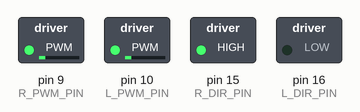
Recording of a sketch running on a simulated Arduino Mega 2560, built with avr-gcc and run on an emulated ATmega2560. On the bench: switched loads named in the sketch (green lamp = pin HIGH). What the sketch prints to the serial monitor is not drawn.

Above: at 0.1 s.
Timing chart, 0 to 1.6 s (numbered marks = the images above):
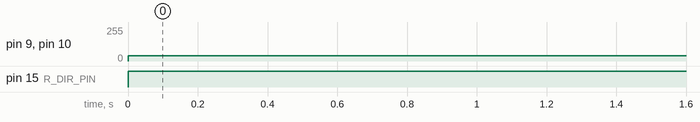

The sketch:

rotate.ino
```cpp
// Note that there is no #define for E0_B:.
// it's a non-standard pin, check out setupEncoder0().
#define E1_A_PIN  7
#define E1_B_PIN  23
#define E0_A_PIN  26

#define L_PWM_PIN 10
#define L_DIR_PIN 16
#define R_PWM_PIN  9
#define R_DIR_PIN 15

#define DIR_FWD LOW
#define DIR_BKD HIGH

byte init_speed;
byte current_speed;
byte move_speed;
byte rate;

unsigned long ts;

bool clockwise;
bool rotating;

// Volatile Global variables used by Encoder ISR.
volatile long count_right_e; // used by encoder to count the rotation
volatile bool oldE1_A;       // used by encoder to remember prior state of A
volatile bool oldE1_B;       // used by encoder to remember prior state of B

volatile long count_left_e; // used by encoder to count the rotation
volatile bool oldE0_A;      // used by encoder to remember prior state of A
volatile bool oldE0_B;      // used by encoder to remember prior state of B

float cm_count;
float angle;
float count_to_travel;
float circumference;

// put your setup code here, to run once:
void setup() {

  setupMotors();

  // These two function set up the pin
  // change interrupts for the encoders.
  // If you want to know more, find them
  // at the end of this file.
  setupLeftEncoder();
  setupRightEncoder();

  ts = millis();

  clockwise = true;
  rotating = false;
  move_speed = 40;
  current_speed = 0;

  cm_count = 654.5/10;

  // Circumference of robot is distance to travel 360 degrees
  // Real circumference = 45.5cm
  circumference = 45;

  angle = 270;

  count_to_travel = (cm_count * circumference) * (angle/360);

  analogWrite( L_PWM_PIN, 0 );
  analogWrite( R_PWM_PIN, 0 );

  // Initialise the Serial communication
  // so that we can inspect the values of
  // our encoder using the Monitor.
  Serial.begin( 9600 );
  Serial.println(" ***Reset*** ");
}

// put your main code here, to run repeatedly:
void loop() {

  // Output the count values for our encoders
  // with a comma seperation, which allows for
  // two lines to be drawn on the Plotter.
  //
  // NOTE: count_e0 and count_e1 values are now
  //       automatically updated by the ISR when
  //       the encoder pins change.
  //
  Serial.print( count_left_e );
  Serial.print( ", ");
  Serial.println( count_right_e );

  unsigned long elapsed_time = millis() - ts;

  if (rotating && rotation_complete()) {
    Serial.println("STOPPING");
    updateSpeed(0);
    count_left_e = 0;
    count_right_e = 0;
    rotating = false;
    delay(2000);
  }

  // At every interval, accelerate until rotation halfway complete
  // Start decelerating after halfway point
  if (!rotating) {
    Serial.println("STARTING");
    rotating = true;
    rotate();
  }

  // short delay so that our plotter graph keeps
  // some history.
  delay( 2 );
}

void rotate() {

  digitalWrite( L_DIR_PIN, DIR_FWD  );
  digitalWrite( R_DIR_PIN, DIR_BKD  );
  updateSpeed(move_speed);

}

bool rotation_complete() {
  if (abs(count_left_e) > count_to_travel && abs(count_left_e) > count_to_travel) {
    return true;
  }
  return false;
}

void updateSpeed(byte new_speed) {
  analogWrite( L_PWM_PIN, new_speed );
  analogWrite( R_PWM_PIN, new_speed );
}

// This ISR handles just Encoder 1
// ISR to read the Encoder1 Channel A and B pins
// and then look up based on  transition what kind of
// rotation must have occured.
ISR( INT6_vect ) {
  // First, Read in the new state of the encoder pins.
  // Standard pins, so standard read functions.
  boolean newE1_B = digitalRead( E1_B_PIN );
  boolean newE1_A = digitalRead( E1_A_PIN );

  // Some clever electronics combines the
  // signals and this XOR restores the
  // true value.
  newE1_A ^= newE1_B;

  // Create a bitwise representation of our states
  // We do this by shifting the boolean value up by
  // the appropriate number of bits, as per our table
  // header:
  //
  // State :  (bit3)  (bit2)  (bit1)  (bit0)
  // State :  New A,  New B,  Old A,  Old B.
  byte state = 0;
  state = state | ( newE1_A  << 3 );
  state = state | ( newE1_B  << 2 );
  state = state | ( oldE1_A  << 1 );
  state = state | ( oldE1_B  << 0 );


  // This is an inefficient way of determining
  // the direction.  However it illustrates well
  // against the lecture slides.
  switch ( state ) {
    case 0:                   break; // No movement.
    case 1:  count_right_e--; break;  // clockwise?
    case 2:  count_right_e++; break;  // anti-clockwise?
    case 3:                   break;  // Invalid
    case 4:  count_right_e++; break;  // anti-clockwise?
    case 5:                   break;  // No movement.
    case 6:                   break;  // Invalid
    case 7:  count_right_e--; break;  // clockwise?
    case 8:  count_right_e--; break;  // clockwise?
    case 9:                   break;  // Invalid
    case 10:                  break;  // No movement.
    case 11: count_right_e++; break;  // anti-clockwise?
    case 12:                  break;  // Invalid
    case 13: count_right_e++; break;  // anti-clockwise?
    case 14: count_right_e--; break;  // clockwise?
    case 15:                  break;  // No movement.
  }

  // Save current state as old state for next call.
  oldE1_A = newE1_A;
  oldE1_B = newE1_B;

}


// This ISR handles just Encoder 0
// ISR to read the Encoder0 Channel A and B pins
// and then look up based on  transition what kind of
// rotation must have occured.
ISR( PCINT0_vect ) {

  // First, Read in the new state of the encoder pins.

  // Mask for a specific pin from the port.
  // Non-standard pin, so we access the register
  // directly.
  // Reading just PINE would give us a number
  // composed of all 8 bits.  We want only bit 2.
  // B00000100 masks out all but bit 2
  boolean newE0_B = PINE & (1<<PINE2);
  //boolean newE0_B = PINE & B00000100;  // Does same as above.

  // Standard read fro the other pin.
  boolean newE0_A = digitalRead( E0_A_PIN ); // 26 the same as A8

  // Some clever electronics combines the
  // signals and this XOR restores the
  // true value.
  newE0_A ^= newE0_B;


  // Create a bitwise representation of our states
  // We do this by shifting the boolean value up by
  // the appropriate number of bits, as per our table
  // header:
  //
  // State :  (bit3)  (bit2)  (bit1)  (bit0)
  // State :  New A,  New B,  Old A,  Old B.
  byte state = 0;
  state = state | ( newE0_A  << 3 );
  state = state | ( newE0_B  << 2 );
  state = state | ( oldE0_A  << 1 );
  state = state | ( oldE0_B  << 0 );

  // This is an inefficient way of determining
  // the direction.  However it illustrates well
  // against the lecture slides.
  switch ( state ) {
    case 0:                  break; // No movement.
    case 1:  count_left_e--; break;  // clockwise?
    case 2:  count_left_e++; break;  // anti-clockwise?
    case 3:                  break;  // Invalid
    case 4:  count_left_e++; break;  // anti-clockwise?
    case 5:                  break;  // No movement.
    case 6:                  break;  // Invalid
    case 7:  count_left_e--; break;  // clockwise?
    case 8:  count_left_e--; break;  // clockwise?
    case 9:                  break;  // Invalid
    case 10:                 break;  // No movement.
    case 11: count_left_e++; break;  // anti-clockwise?
    case 12:                 break;  // Invalid
    case 13: count_left_e++; break;  // anti-clockwise?
    case 14: count_left_e--; break;  // clockwise?
    case 15:                 break;  // No movement.
  }

  // Save current state as old state for next call.
  oldE0_A = newE0_A;
  oldE0_B = newE0_B;
}


/*
   This setup routine enables interrupts for
   encoder1.  The interrupt is automatically
   triggered when one of the encoder pin changes.
   This is really convenient!  It means we don't
   have to check the encoder manually.
*/
void setupRightEncoder() {

  // Initialise our count value to 0.
  count_right_e = 0;

  // Initialise the prior A & B signals
  // to zero, we don't know what they were.
  oldE1_A = 0;
  oldE1_B = 0;

  // Setup pins for encoder 1
  pinMode( E1_A_PIN, INPUT );
  pinMode( E1_B_PIN, INPUT );

  // Now to set up PE6 as an external interupt (INT6), which means it can
  // have its own dedicated ISR vector INT6_vector

  // Page 90, 11.1.3 External Interrupt Mask Register – EIMSK
  // Disable external interrupts for INT6 first
  // Set INT6 bit low, preserve other bits
  EIMSK = EIMSK & ~(1<<INT6);
  //EIMSK = EIMSK & B1011111; // Same as above.

  // Page 89, 11.1.2 External Interrupt Control Register B – EICRB
  // Used to set up INT6 interrupt
  EICRB |= ( 1 << ISC60 );  // using header file names, push 1 to bit ISC60
  //EICRB |= B00010000; // does same as above

  // Page 90, 11.1.4 External Interrupt Flag Register – EIFR
  // Setting a 1 in bit 6 (INTF6) clears the interrupt flag.
  EIFR |= ( 1 << INTF6 );
  //EIFR |= B01000000;  // same as above

  // Now that we have set INT6 interrupt up, we can enable
  // the interrupt to happen
  // Page 90, 11.1.3 External Interrupt Mask Register – EIMSK
  // Disable external interrupts for INT6 first
  // Set INT6 bit high, preserve other bits
  EIMSK |= ( 1 << INT6 );
  //EIMSK |= B01000000; // Same as above

}

void setupLeftEncoder() {

    // Initialise our count value to 0.
    count_left_e = 0;

    // Initialise the prior A & B signals
    // to zero, we don't know what they were.
    oldE0_A = 0;
    oldE0_B = 0;

    // Setting up E0_PIN_B:
    // The Romi board uses the pin PE2 (port E, pin 2) which is
    // very unconventional.  It doesn't have a standard
    // arduino alias (like d6, or a5, for example).
    // We set it up here with direct register access
    // Writing a 0 to a DDR sets as input
    // DDRE = Data Direction Register (Port)E
    // We want pin PE2, which means bit 2 (counting from 0)
    // PE Register bits [ 7  6  5  4  3  2  1  0 ]
    // Binary mask      [ 1  1  1  1  1  0  1  1 ]
    //
    // By performing an & here, the 0 sets low, all 1's preserve
    // any previous state.
    DDRE = DDRE & ~(1<<DDE6);
    //DDRE = DDRE & B11111011; // Same as above.

    // We need to enable the pull up resistor for the pin
    // To do this, once a pin is set to input (as above)
    // You write a 1 to the bit in the output register
    PORTE = PORTE | (1<< PORTE2 );
    //PORTE = PORTE | 0B00000100;

    // Encoder0 uses conventional pin 26
    pinMode( E0_A_PIN, INPUT );
    digitalWrite( E0_A_PIN, HIGH ); // Encoder 0 xor

    // Enable pin-change interrupt on A8 (PB4) for encoder0, and disable other
    // pin-change interrupts.
    // Note, this register will normally create an interrupt a change to any pins
    // on the port, but we use PCMSK0 to set it only for PCINT4 which is A8 (PB4)
    // When we set these registers, the compiler will now look for a routine called
    // ISR( PCINT0_vect ) when it detects a change on the pin.  PCINT0 seems like a
    // mismatch to PCINT4, however there is only the one vector servicing a change
    // to all PCINT0->7 pins.
    // See Manual 11.1.5 Pin Change Interrupt Control Register - PCICR

    // Page 91, 11.1.5, Pin Change Interrupt Control Register
    // Disable interrupt first
    PCICR = PCICR & ~( 1 << PCIE0 );
    // PCICR &= B11111110;  // Same as above

    // 11.1.7 Pin Change Mask Register 0 – PCMSK0
    PCMSK0 |= (1 << PCINT4);

    // Page 91, 11.1.6 Pin Change Interrupt Flag Register – PCIFR
    PCIFR |= (1 << PCIF0);  // Clear its interrupt flag by writing a 1.

    // Enable
    PCICR |= (1 << PCIE0);
}

void setupMotors() {
  pinMode( L_PWM_PIN, OUTPUT );
  pinMode( L_DIR_PIN, OUTPUT );
  pinMode( R_PWM_PIN, OUTPUT );
  pinMode( R_DIR_PIN, OUTPUT );

  // Set initial direction for l and r wheels
  digitalWrite( L_DIR_PIN, DIR_FWD  );
  digitalWrite( R_DIR_PIN, DIR_FWD );
}
```

Measured:
- by itself, pin 9 (R_PWM_PIN), pin 10 (L_PWM_PIN): 0/255 → 40/255 at 0.00 s
- by itself, pin 15 (R_DIR_PIN): LOW → HIGH at 0.00 s
